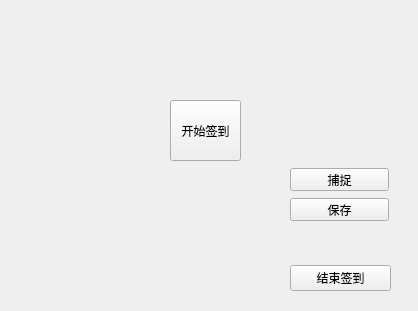
<?xml version="1.0" encoding="UTF-8"?>
<ui version="4.0">
 <class>Frame_sign</class>
 <widget class="QWidget" name="Frame_sign">
  <property name="geometry">
   <rect>
    <x>0</x>
    <y>0</y>
    <width>418</width>
    <height>311</height>
   </rect>
  </property>
  <property name="windowTitle">
   <string>Form</string>
  </property>
  <widget class="QWidget" name="view_sign" native="true">
   <property name="geometry">
    <rect>
     <x>10</x>
     <y>10</y>
     <width>401</width>
     <height>291</height>
    </rect>
   </property>
   <widget class="QWidget" name="horizontalLayoutWidget">
    <property name="geometry">
     <rect>
      <x>10</x>
      <y>20</y>
      <width>261</width>
      <height>261</height>
     </rect>
    </property>
    <layout class="QHBoxLayout" name="ImageView"/>
   </widget>
   <widget class="QWidget" name="verticalLayoutWidget">
    <property name="geometry">
     <rect>
      <x>280</x>
      <y>20</y>
      <width>101</width>
      <height>261</height>
     </rect>
    </property>
    <layout class="QVBoxLayout" name="RightView">
     <item>
      <widget class="QLabel" name="ImageCapture">
       <property name="text">
        <string/>
       </property>
      </widget>
     </item>
     <item>
      <widget class="QWidget" name="view_first" native="true">
       <widget class="QPushButton" name="buttonCapture">
        <property name="geometry">
         <rect>
          <x>0</x>
          <y>20</y>
          <width>99</width>
          <height>23</height>
         </rect>
        </property>
        <property name="text">
         <string>捕捉</string>
        </property>
       </widget>
       <widget class="QPushButton" name="buttonSave">
        <property name="geometry">
         <rect>
          <x>0</x>
          <y>50</y>
          <width>99</width>
          <height>23</height>
         </rect>
        </property>
        <property name="text">
         <string>保存</string>
        </property>
       </widget>
      </widget>
     </item>
     <item>
      <widget class="QPushButton" name="buttonQuit">
       <property name="text">
        <string>结束签到</string>
       </property>
      </widget>
     </item>
    </layout>
   </widget>
  </widget>
  <widget class="QWidget" name="view_start" native="true">
   <property name="geometry">
    <rect>
     <x>150</x>
     <y>90</y>
     <width>111</width>
     <height>91</height>
    </rect>
   </property>
   <widget class="QPushButton" name="btn_start">
    <property name="geometry">
     <rect>
      <x>20</x>
      <y>10</y>
      <width>71</width>
      <height>61</height>
     </rect>
    </property>
    <property name="text">
     <string>开始签到</string>
    </property>
   </widget>
  </widget>
 </widget>
 <resources/>
 <connections/>
</ui>
